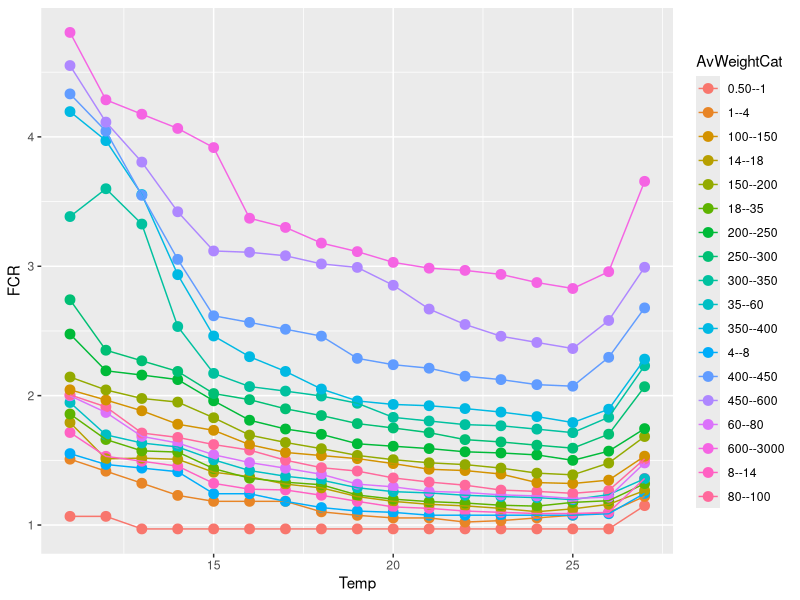
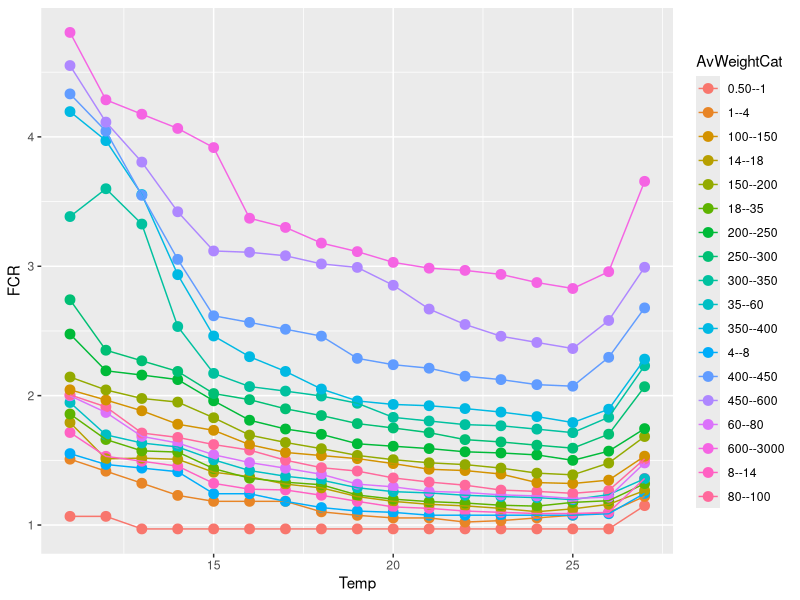
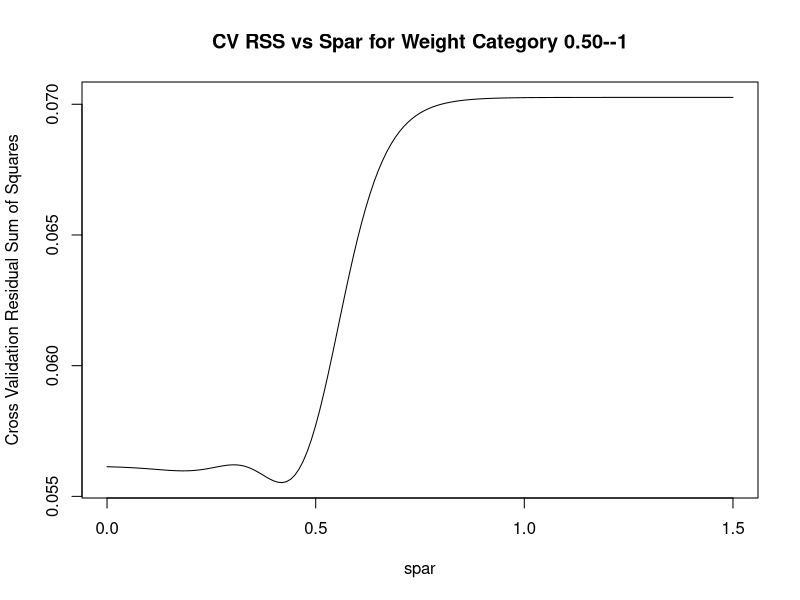
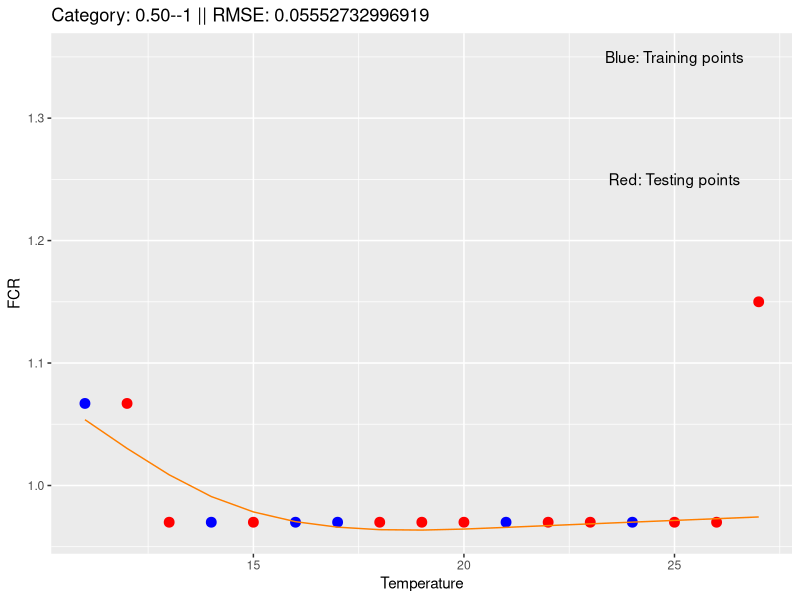
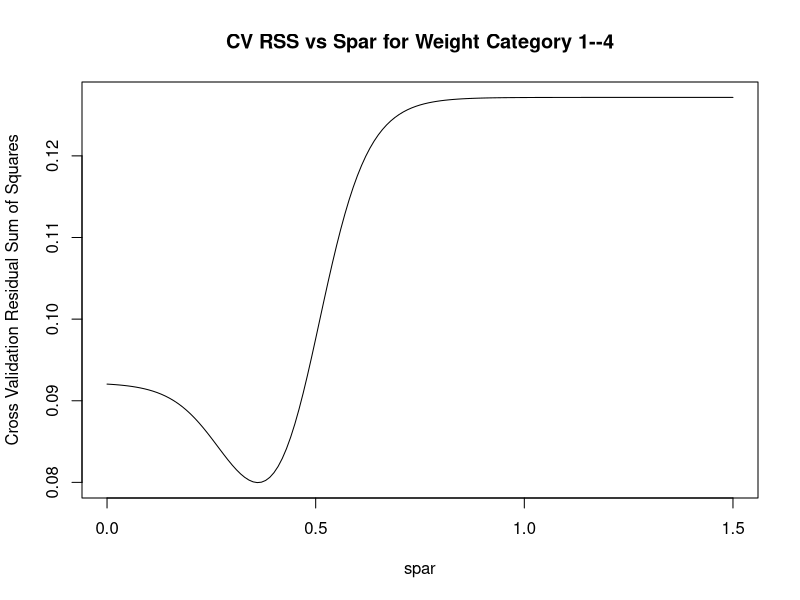
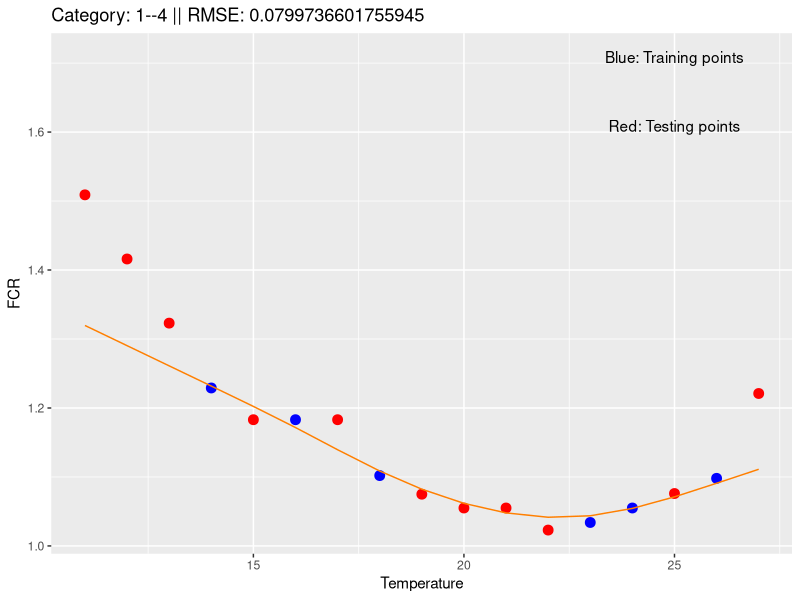
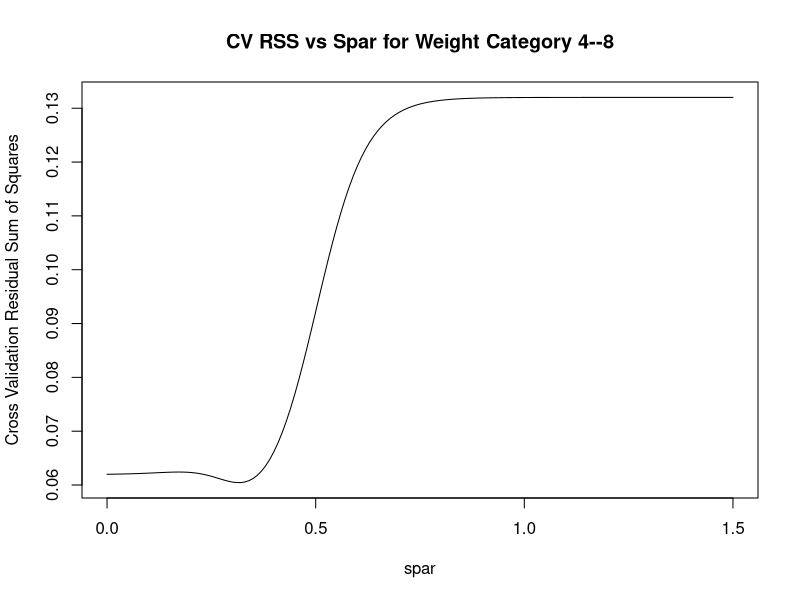
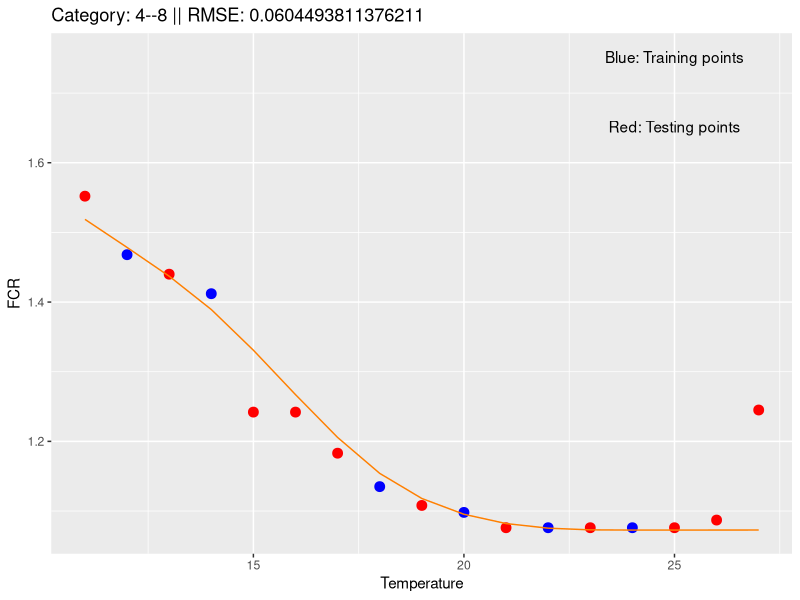

Write the R code that produced these figures, in order.
library("ggplot2")
library("RColorBrewer")
# libraries to fit the FCR curves
library("splines")


#-------------------------------------------------
Best.Fitting.Curve <- function( x, y, rate, category )
{
  ids <- sort(sample(1:length(x), round(length(x)*rate, 1)))
  
  # Training Set
  x.tr <- x[ids]
  y.tr <- y[ids]
  # Testing Set
  x.ts <- x[-ids]
  y.ts <- y[-ids]
  
  spars <- seq(0, 1.5, by = 0.01)
  rmse <- rep(0, length(spars))
  
  for (i in 1:length(spars)){
    # using smooth splines
    fit.spl <- smooth.spline(x.tr, y.tr, spar = spars[i], cv = FALSE, all.knots=TRUE)
    # predict values onto testing set
    y.pred <- predict(fit.spl, x.ts)
    rmse[i] <- sqrt(sum((y.pred$y - y.ts)^2)/length(y.ts)) 
  }
  
  imag.name <- paste( paste('AvEndWeight_Category_',category), 'png', sep='.')
  png(imag.name, width=800, height=640, units="px")
  plot(spars, rmse, 'l', xlab = 'spar', ylab = 'Cross Validation Residual Sum of Squares' , 
        main = paste('CV RSS vs Spar for Weight Category', category) )
  dev.off()
  
  # find the minimum rmse -> best spar value -> best model 
  id <- which.min(rmse)
  sp <- spars[id]
  best.rmse <- rmse[id]
  best.fit.spl <- smooth.spline(x.tr, y.tr, spar = sp, cv = FALSE, all.knots=TRUE)
   
  # plot best model with training and testing set
  data.tr <- data.frame(cbind(x.tr, y.tr))
  data.ts <- data.frame(cbind(x.ts, y.ts))
  data.pred <- data.frame(predict(best.fit.spl,x))
  
   imag.name1 <- paste( paste('Best.Model.Smooth.Splines_',category), 'png', sep='.')
   plot.title <- paste('Category:', category, '|| RMSE:', best.rmse, sep=" ") 
   png(imag.name1, width=800, height=640, units="px")
   p <-ggplot() + 
         geom_point(data=data.tr, aes(x=x.tr, y=y.tr),size=3, col='blue' ) + 
         geom_point(data = data.ts, aes(x=x.ts, y=y.ts),size=3, col='red') + 
         geom_line(data =data.pred ,aes(x,y), color="darkorange1") + 
         xlab("Temperature") + ylab("FCR") + ggtitle(plot.title) 
  
  
   data2.labels <- data.frame(
       xaxis = c(25, 25), 
       yaxis1 = c(max(y)-0.2, max(y)-0.1), 
       yaxis2 = c(max(y)+0.2, max(y)+0.1), 
       label = c("Blue: Training points", "Red: Testing points")
   )
  
   if (max(y) >= 2)
   {  
     p <- p + geom_text(data = data2.labels, aes(x = xaxis, y = yaxis1, label = label))
   }else{
     p <- p + geom_text(data = data2.labels, aes(x = xaxis, y = yaxis2, label = label))
   }
   print(p)
   dev.off()
  
   return( list(best.model = best.fit.spl, RMSE = best.rmse))
}


#----------------------------------
fcr <- read.csv("fcr1.csv", sep=";")
fcr <- fcr[fcr$Factor>0 & fcr$Temp<=27& fcr$Temp>=11,]
# View(fcr)

data.fcr <- data.frame("AvWeightCat" = factor(fcr$category), "Temp"=fcr$Temp, "FCR"=fcr$Factor)

colourCount = length(unique(data.fcr$AvWeightCat)) + 5
#getPalette = colorRampPalette(brewer.pal(8, "RdBu"))
getPalette = colorRampPalette(brewer.pal(9, "Set1"))

png("FCR_plot.png", width=800, height=640, units="px")
p <- ggplot(data.fcr,aes(x=Temp, y=FCR, colour=AvWeightCat)) + geom_point(size=3) + geom_line()
p <- p +  scale_fill_manual(values = getPalette(colourCount)) + theme(legend.position="right") + 
          guides(fill=guide_legend(nrow=2))
print(p)
dev.off()

print(p)

#---------------------------------------------------------
# curve fitting with regression models

categories <- unique(data.fcr$AvWeightCat)
nc <- length(categories)

Temps <- seq(10, 30, by = 1)
FCR.Table <- as.data.frame(matrix(nrow=0, ncol=length(Temps))) 
colnames(FCR.Table) <- as.character(Temps)

RMSE.per.Category <- as.data.frame(matrix(nrow=nc, ncol=1))

for (i in 1:nc)
{
  ds <- data.fcr[data.fcr$AvWeightCat == categories[i], ]
  x <- ds$Temp
  y <-ds$FCR
  rate <- 0.4
  
  res <- Best.Fitting.Curve( x, y, rate, categories[i] )
  
  RMSE.per.Category[nrow(RMSE.per.Category)+1,] <- res$RMSE
  
  # Predict the FCR value using the Temperature. Complete the FCR table
  pred.Temp <- predict( res$best.model, Temps)
  FCR.Table[nrow(FCR.Table)+1,] <- pred.Temp$y 
  
}  

rownames(FCR.Table) <- categories
write.csv2(round(FCR.Table,3), file='FCR.Table.csv',row.names=TRUE )
